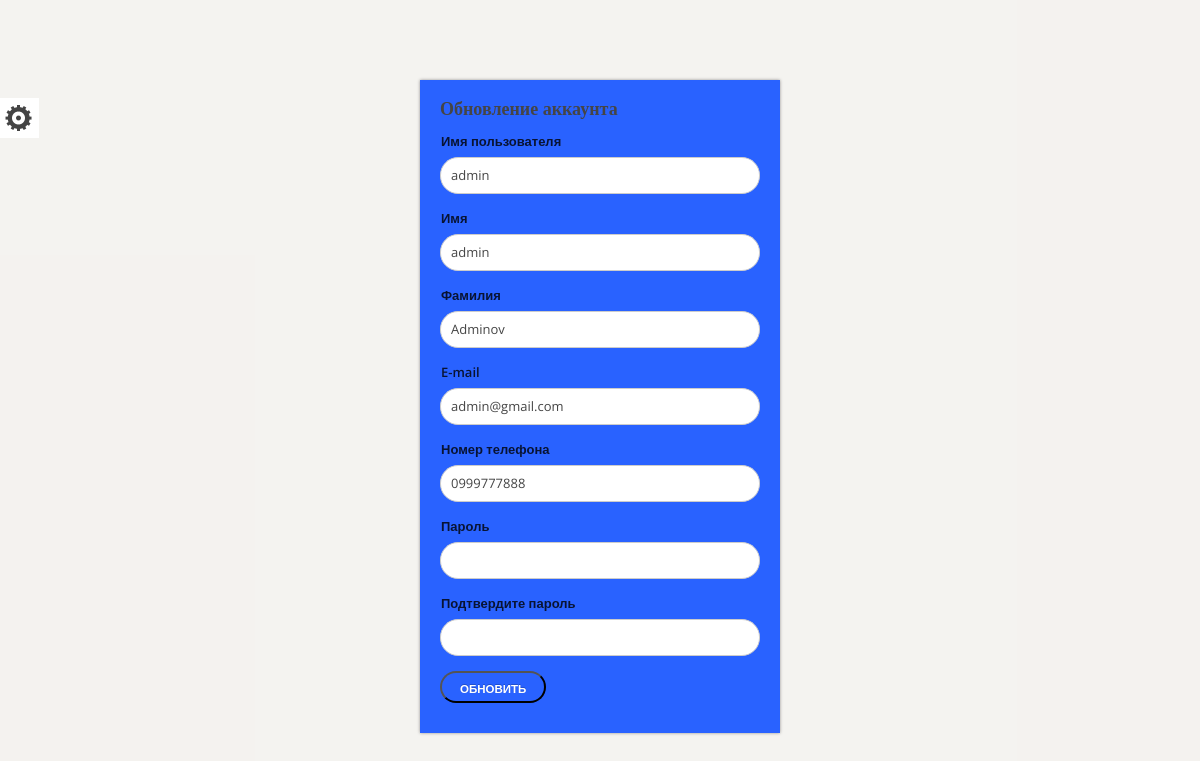
Before: /users/setting/user/admin with the older database file.
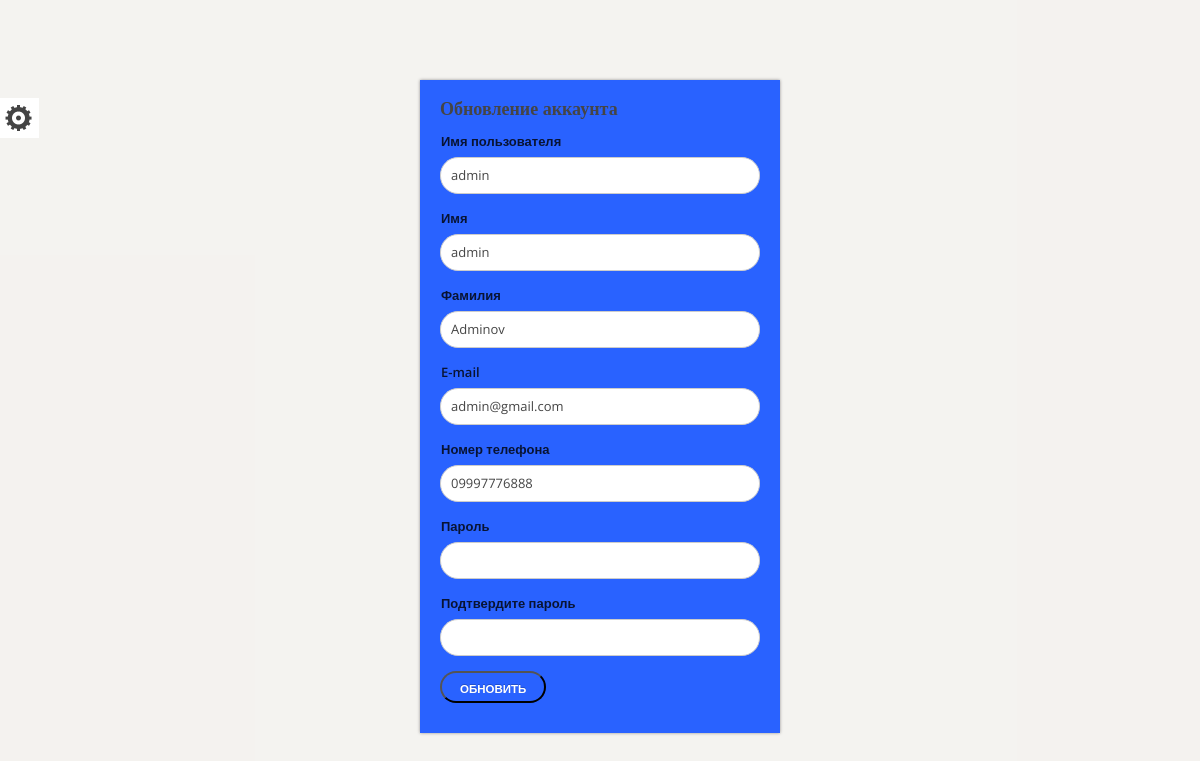
After: the same page with the newer database file.
### apps/users/models.py (models this page shows, shortened)
class User(AbstractUser):
    phone = models.CharField(
        max_length=100,
        null = True, blank = True,
        default='0'
    )
    phone = models.CharField(
        max_length=100,
        verbose_name="Телефонный номер",
        blank = True, null = True
    )

### apps/users/views.py (the view, shortened to what this page needs)
# urls.py: path('setting/user/<str:username>', account_update, name = "account_update"),
def account_update(request, username):
    user = User.objects.get(username = username)
    setting = Setting.objects.latest('id')
    context = {
        'user' : user,
        'setting' : setting,
    }
    return render(request, 'account_update.html', context)

### templates/account_update.html (shortened to what this page needs)
{% extends 'homepage.html' %}
{% load static %}
{% block content %}
    <div class="lightbox" style="display:block; overflow: auto;">
		<div class="lb-wrap">
			<div class="lb-content">
				<form class="row" method="POST">
					<h3>Обновление аккаунта</h3>
					<div class="f-item full-width">
						<label for="f_name">Имя пользователя</label>
						<input type="text" id="username" name="username" value="{{ user.username }}"/>
					</div>
					<div class="f-item full-width">
						<label for="f_name">Имя</label>
						<input type="text" id="first_name" name="first_name" value="{{ user.first_name }}"/>
					</div>
					<div class="f-item full-width">
						<label for="f_name">Фамилия</label>
						<input type="text" id="last_name" name="last_name" value="{{ user.last_name }}"/>
					</div>
					<div class="f-item full-width">
						<label for="email">E-mail</label>
						<input type="email" id="email" name="email" value="{{ user.email }}" />
					</div>
					  <div class="f-item full-width">
						<label for="password">Номер телефона</label>
						<input type="number" id="phone" name="phone" value="{{ user.phone }}"/>
					</div>
					<div class="f-item full-width">
						<label for="password">Пароль</label>
						<input type="password" id="password" name="password" />
					</div>
					<div class="f-item full-width">
						<label for="password">Подтвердите пароль</label>
						<input type="password" id="password2" name="password2" />
					</div>
					<div class="f-item checkbox full-width">
						<div class="form-group">
							<button class="btn btn-dark btn-lg btn-block mt-15" type="submit" name = "update">Обновить</button>
						  </div>
					</div>
				</form>
			</div>
		</div>
	</div>
{% endblock %}

Changed rows visible on the page:
changed User "admin": phone "0999777888" → "09997776888"
